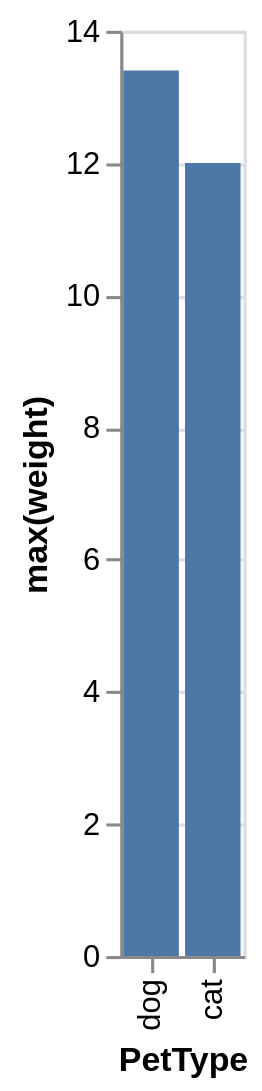

The Vega-Lite source for this figure:
### Vega-Lite specification from a JSON file in a GitHub repository (floating-point values rounded to 4 significant figures)
{"data": {"values": [{"x_data": "dog", "y_data": 13.4}, {"x_data": "cat", "y_data": 12}]}, "mark": "bar", "encoding": {"x": {"field": "x_data", "type": "nominal", "title": "PetType", "sort": "descending"}, "y": {"field": "y_data", "type": "quantitative", "title": "max(weight)"}}}
